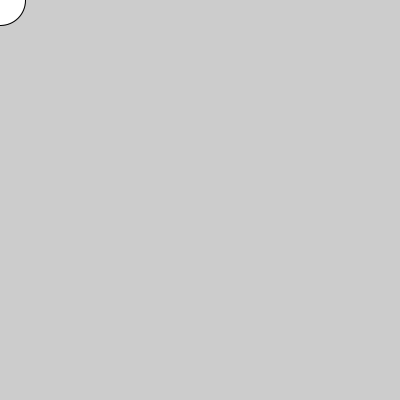
Frame 1 (no input)
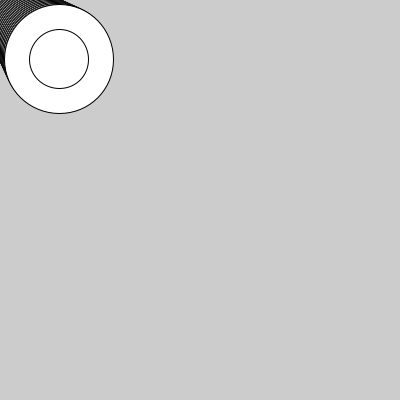
Frame 60 (the mouse pressed at the canvas centre just before this capture)
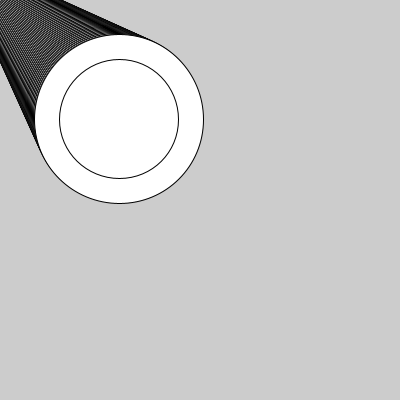
Frame 120 (the mouse held since frame 60 and released just before this capture)

The Processing sketch that drew these frames (run headless with seeded random() and noise(); from frame 60 on, the mouse is pressed at the canvas centre):

// Processing sketch: aula06_g2_exe1
// ── aula06_g2_exe1.pde

//desenho no processing
//dinamico
int x; int y;
void setup(){ //1x
size(400,400);
x=0; y=0;
}
void draw(){ //oox, loop
ellipse(x,y,x+50,x+50);
ellipse(x,y,x,x);
x=x+1;
y++;
}
